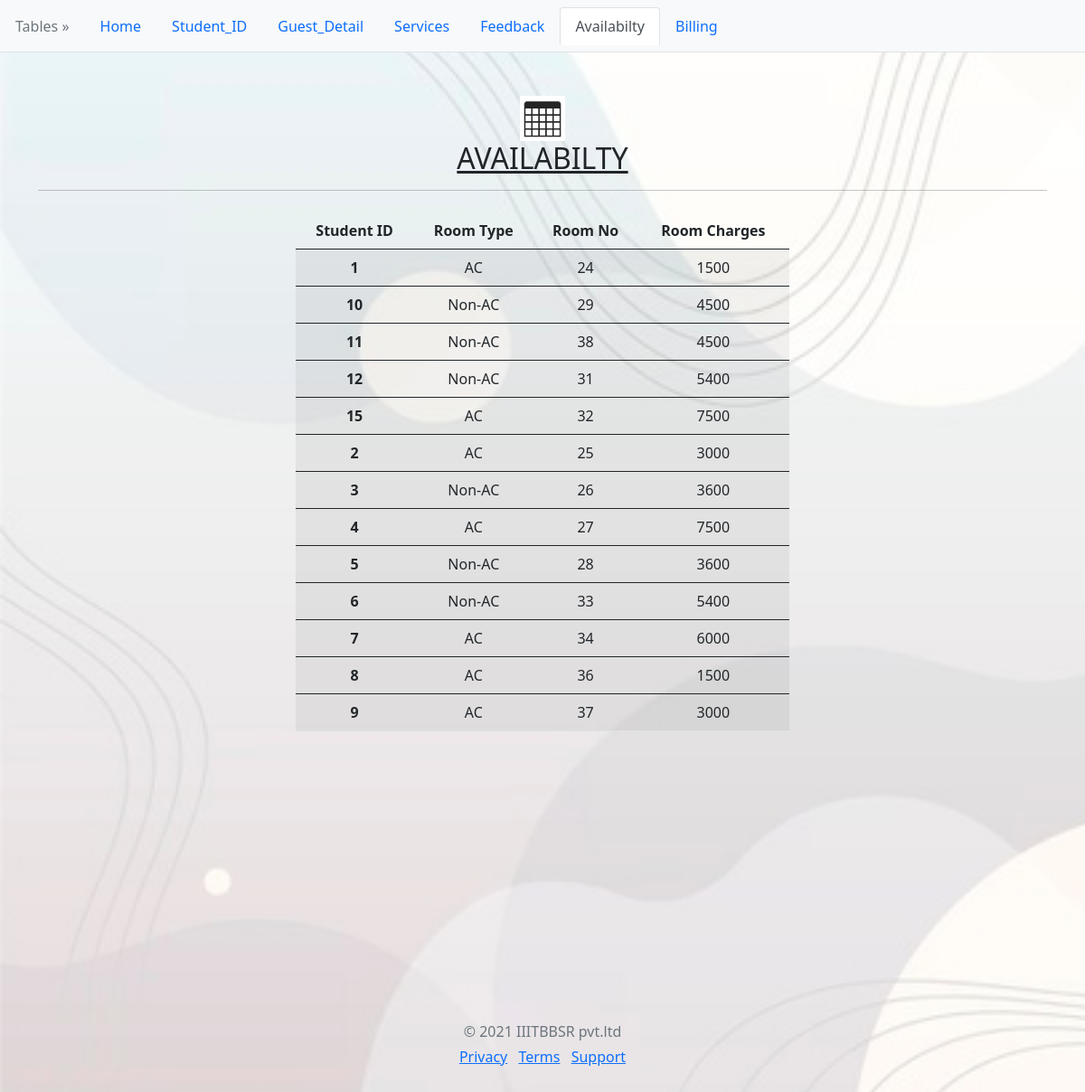
The app's page /table5.php with its own data.
### tables this page shows
CREATE TABLE `rooms` (
  `STUDENT_ID` varchar(255) NOT NULL,
  `ROOM_TYPE` varchar(255) DEFAULT NULL,
  `ROOM_NO` varchar(255) DEFAULT NULL,
  `PRICE` int DEFAULT NULL,
  PRIMARY KEY (`STUDENT_ID`)
);

### table5.php (the view, shortened to what this page needs)
<?php
$servername = "localhost";
$username = "root";
$password = "12345";
$dbname = "IIIT_BH_GuestHouse";
$conn = mysqli_connect($servername, $username, $password, $dbname);
?>
<!doctype html>
<html lang="en">
  <head>
     <link href="https://cdn.jsdelivr.net/npm/bootstrap@5.0.0-beta2/dist/css/bootstrap.min.css" rel="stylesheet">
  </head>
  <body class="bg-light">
    <ul class="nav nav-tabs navbar navbar-expand-lg navbar-light bg-light">
    <li class="nav-item">
          <a class="nav-link disabled" href="#">Tables &raquo;</a>
        </li>
        <li class="nav-item">
          <a class="nav-link" href="index.php">Home</a>
        </li>
        <li class="nav-item">
          <a class="nav-link" href="table.php">Student_ID</a>
        </li>
        <li class="nav-item">
          <a class="nav-link" href="table2.php">Guest_Detail</a>
        </li>
        <li class="nav-item">
          <a class="nav-link" href="table3.php">Services</a>
        </li>
        <li class="nav-item">
          <a class="nav-link" href="table4.php">Feedback</a>
        </li>
        <li class="nav-item">
          <a class="nav-link active" href="table5.php">Availabilty</a>
        </li>
        <li class="nav-item">
          <a class="nav-link" href="table6.php">Billing</a>
        </li>
      </ul>
        <div class="container">
          <div class="py-5 text-center">
          <img src="img/table.png" width="50" height="50" alt="---"><br>
            <h2><u>AVAILABILTY</u></h2>
            <hr class="mb-4">
            <div class="row">
            <div class="col-md-3 mb-3">
            </div>
            <div class="col-md-6 mb-3">
            <?php
                $sql = "SELECT * FROM ROOMS";
                $result = mysqli_query($conn, $sql);
                if (mysqli_num_rows($result) > 0)
                {
                  echo'<table class="table table-striped">
                  <thead>
                      <tr>
                      <th scope="col">Student ID</th>
                      <th scope="col">Room Type</th>
                      <th scope="col">Room No</th>
                      <th scope="col">Room Charges</th>
                      </tr>
                  </thead>';
                  while($row = mysqli_fetch_assoc($result))
                  {
                    echo '<tbody>
                    <tr>
                    <th scope="row">'.$row["STUDENT_ID"].'</th>
                    <td>'.$row["ROOM_TYPE"].'</td>
                    <td>'.$row["ROOM_NO"].'</td>
                    <td>'.$row["PRICE"].'</td>
                    </tr>';
                  }
                  echo'</tbody>
                  </table>';
                }
                else
                {
                  echo "0 results";
                }
            ?>
            </div>
            <div class="col-md-3 mb-3">
            </div>
        </div>
          </div>
        </div>
        <br><br><br><br><br><br>
        <footer class="my-5 pt-5 text-muted text-center text-small">
        <p class="mb-1">&copy; 2021 IIITBBSR pvt.ltd</p>
        <ul class="list-inline">
          <li class="list-inline-item"><a href="#">Privacy</a></li>
          <li class="list-inline-item"><a href="#">Terms</a></li>
          <li class="list-inline-item"><a href="#">Support</a></li>
        </ul>
      </footer>
  </body>
</html>

### table5.php (style rules this page uses)
body { background-image: url('img/back11.jpg'); background-repeat: no-repeat; background-attachment: fixed; background-size: cover; }

### records on screen
rooms: STUDENT_ID "1", ROOM_TYPE "AC", ROOM_NO "24", PRICE "1500"
rooms: STUDENT_ID "10", ROOM_TYPE "Non-AC", ROOM_NO "29", PRICE "4500"
rooms: STUDENT_ID "11", ROOM_TYPE "Non-AC", ROOM_NO "38", PRICE "4500"
rooms: STUDENT_ID "12", ROOM_TYPE "Non-AC", ROOM_NO "31", PRICE "5400"
rooms: STUDENT_ID "15", ROOM_TYPE "AC", ROOM_NO "32", PRICE "7500"
rooms: STUDENT_ID "2", ROOM_TYPE "AC", ROOM_NO "25", PRICE "3000"
rooms: STUDENT_ID "3", ROOM_TYPE "Non-AC", ROOM_NO "26", PRICE "3600"
rooms: STUDENT_ID "4", ROOM_TYPE "AC", ROOM_NO "27", PRICE "7500"
rooms: STUDENT_ID "5", ROOM_TYPE "Non-AC", ROOM_NO "28", PRICE "3600"
rooms: STUDENT_ID "6", ROOM_TYPE "Non-AC", ROOM_NO "33", PRICE "5400"
rooms: STUDENT_ID "7", ROOM_TYPE "AC", ROOM_NO "34", PRICE "6000"
rooms: STUDENT_ID "8", ROOM_TYPE "AC", ROOM_NO "36", PRICE "1500"
rooms: STUDENT_ID "9", ROOM_TYPE "AC", ROOM_NO "37", PRICE "3000"
